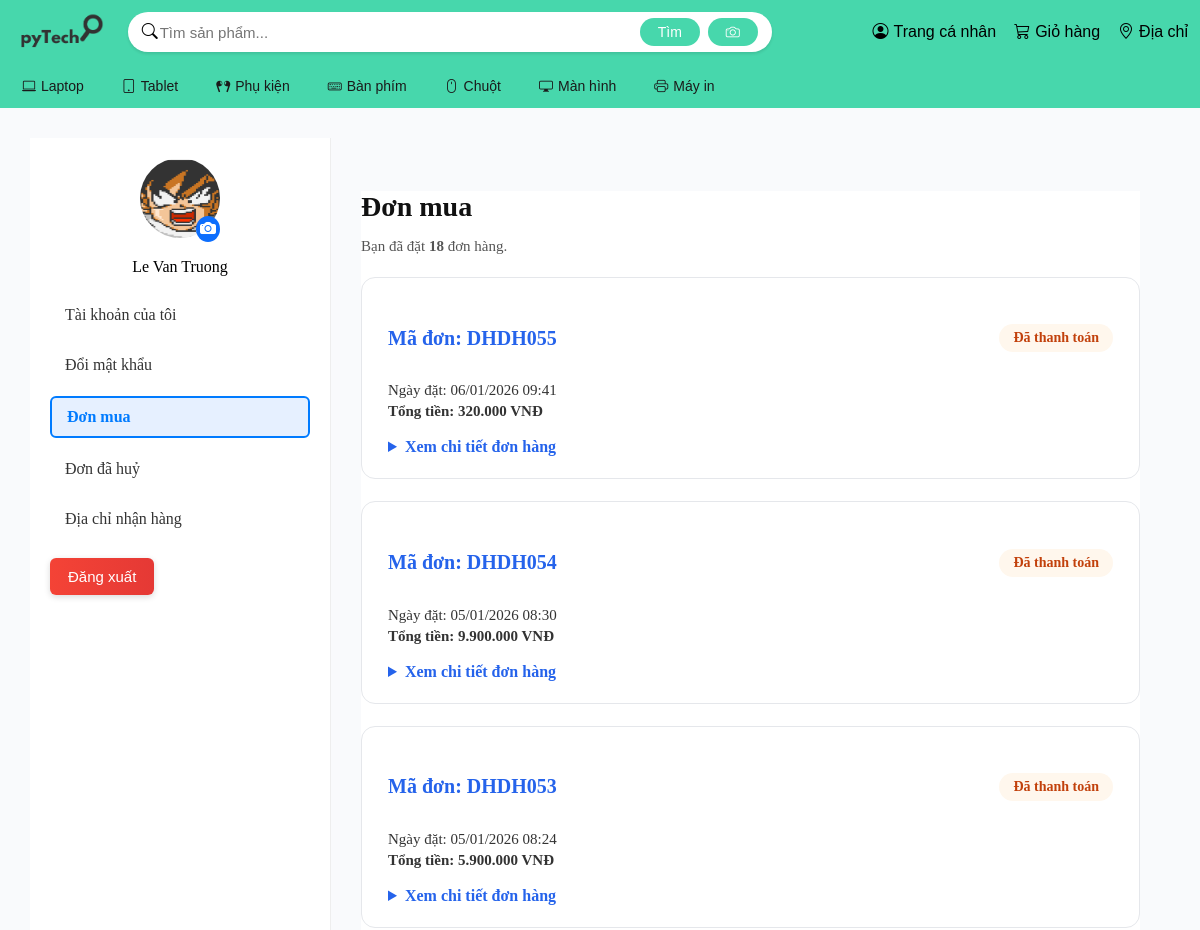
Before: /accounts/profile/orders/ (signed in, upper part) with the older database file.
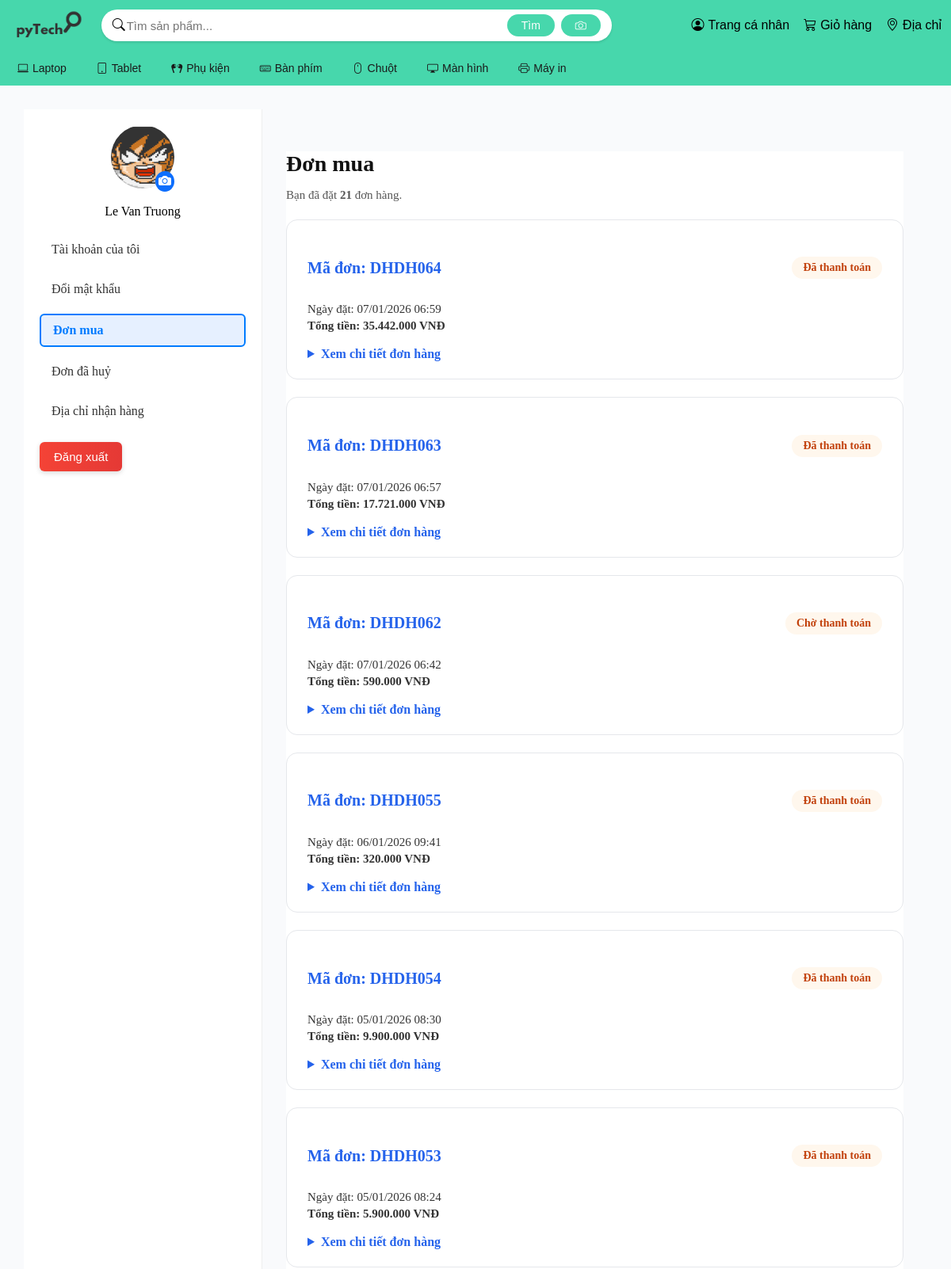
After: the same page with the newer database file.
### orders/models.py (models this page shows, shortened)
class Order(models.Model):
    id = models.CharField(primary_key=True, verbose_name="Mã đơn hàng")
    customer = models.ForeignKey('accounts.Customer', on_delete=models.CASCADE, verbose_name="Khách hàng")
    address = models.ForeignKey('accounts.Address' , null=True, blank=True, on_delete=models.SET_NULL, verbose_name="Mã địa chỉ")
    payment = models.ForeignKey(Payment, null=True, blank=True, on_delete=models.SET_NULL, verbose_name="Mã PTTT")
    order_date = models.DateTimeField(auto_now_add=True, verbose_name="Ngày tạo đơn")
    status = models.CharField(max_length=20, default='đang chờ xử lý', verbose_name="Trạng thái đơn hàng")
    total_amount = models.DecimalField(max_digits=12, decimal_places=0, verbose_name="Tổng tiền")
    shipping_cost = models.DecimalField(max_digits=12, decimal_places=2, default=0, verbose_name="Phí vận chuyển")
    note = models.TextField(null=True, blank=True, verbose_name="Ghi chú")
    pickup_store_id = models.ForeignKey('stores.Store', null=True, blank=True, on_delete=models.SET_NULL, verbose_name="Cửa hàng nhận hàng")
    promotion= models.ForeignKey(PromotionEvent,null=True,blank=True,on_delete=models.SET_NULL,related_name='orders',
        verbose_name="Sự kiện khuyến mãi"
    )
    class Meta:
        verbose_name = "Đơn hàng"
        verbose_name_plural = "Đơn hàng"
    def formatted_price(self):
        try:
            return f"{int(self.total_amount):,} VNĐ".replace(",", ".")
        except (ValueError, TypeError):
            return self.total_amount

### accounts/views.py (the view)
# urls.py: path("profile/orders/", profile_orders, name="profile_orders"),
def profile_orders(request):
    customer_id = request.session.get('customer_id')
    if not customer_id:
        return redirect('login')
    customer = Customer.objects.get(id=customer_id)
    orders = Order.objects.filter(
        customer=customer
    ).exclude(status="Đã huỷ").order_by('-order_date')
    cancelled_orders = Order.objects.filter(
        customer=customer,
        status="Đã huỷ"
    ).order_by('-order_date')
    for order in orders:
        order.items = OrderItem.objects.filter(order=order)
        order.shipping_info = Address.objects.filter(order=order).first()
    for order in cancelled_orders:
        order.items = OrderItem.objects.filter(order=order)
        order.shipping_info = Address.objects.filter(order=order).first()
    return render(request, 'accounts/profile.html', {
        'customer': customer,
        'orders': orders,
        'cancelled_orders': cancelled_orders,
        'order_count': orders.count(),
        'active_section': 'orders'
    })

### orders/models.py (called while the page is built)
    def formatted_price(self):
        try:
            return f"{int(self.unit_price):,} VNĐ".replace(",", ".")
        except (ValueError, TypeError):
            return self.unit_price

### accounts/templates/accounts/profile.html (shortened to what this page needs)
{% extends "userBase.html" %}
{% block head %}
{% load static %}
<link rel="stylesheet" href="{% static 'css/profile.css' %}">
<link rel="stylesheet" href="{% static 'css/orders.css' %}">
{% load humanize %}
{% endblock %}
{% block content %}
<body>
<div class="container-user">
    <aside class="sidebar">
        <div class="user-info">
            <div class="avatar-wrapper">
                <img src="{% static 'TechStore/media/avt/s.png' %}" class="avatar-img">
                <span class="avatar-camera"><i class="bi bi-camera-fill"></i></span>
            </div>
            <p class="username">{{ customer.full_name }}</p>
        </div>
        <nav class="menu">
            <ul>
                <li class="{% if active_section == 'profile' %}active{% endif %}">
                    <a href="{% url 'profile' %}">Tài khoản của tôi</a>
                </li>
                <li class="{% if active_section == 'password' %}active{% endif %}">
                    <a href="{% url 'profile_password' %}">Đổi mật khẩu</a>
                </li>
                <li class="{% if active_section == 'orders' %}active{% endif %}">
                    <a href="{% url 'profile_orders' %}">Đơn mua</a>
                </li>
        <li class="{% if active_section == 'cancelled_orders' %}active{% endif %}">
            <a href="{% url 'profile_cancelled_orders' %}">Đơn đã huỷ</a>
        </li>
                <li class="{% if active_section == 'address' %}active{% endif %}">
                    <a href="{% url 'profile_address' %}">Địa chỉ nhận hàng</a>
                </li>
            </ul>
        </nav>
        <div class="logout-section">
            <a href="{% url 'logout' %}">
                <button id="logoutBtn">Đăng xuất</button>
            </a>
        </div>
    </aside>
    <main class="content">
        <section class="section orders-section {% if active_section == 'orders' %}active{% endif %}">
            <div class="section-header">
                <h2>Đơn mua</h2>
                <p>Bạn đã đặt <strong>{{ order_count }}</strong> đơn hàng.</p>
            </div>
            {% for order in orders %}
            <div class="order-box">
                <div class="order-header">
                    <h4>Mã đơn: DH{{ order.id }}</h4>
                    <span class="order-status {{ order.status|lower }}">
                    {{ order.status }}
                </span>
                </div>
                <div class="order-info">
                    <p> Ngày đặt: {{ order.order_date|date:"d/m/Y H:i" }}</p>
                    <p class="order-total">
                        Tổng tiền: {{ order.formatted_price }}
                    </p>
                </div>
                <details class="order-details">
                    <summary> Xem chi tiết đơn hàng</summary>
                </details>
            </div>
            {% endfor %}
        </section>
    </main>
</div>
{% endblock %}

Changed rows visible on the page:
added Order: id "DH064", status "Đã thanh toán", order_date "07/01/2026 06:59", formatted_price "35.442.000 VNĐ"
added Order: id "DH063", status "Đã thanh toán", order_date "07/01/2026 06:57", formatted_price "17.721.000 VNĐ"
added Order: id "DH062", status "Chờ thanh toán", order_date "07/01/2026 06:42", formatted_price "590.000 VNĐ"
Other visible differences:
{{ order_count }}: "18" → "21"
